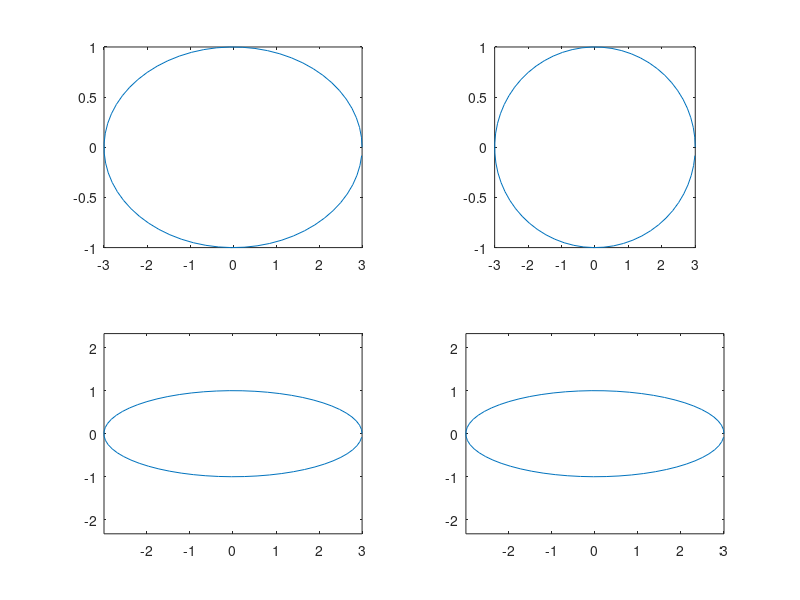

Recreate this plot in MATLAB.
t=0:0.1:2*pi;
x=3*cos(t);
y=sin(t);
subplot(2,2,1);
plot(x,y);
axis normal;
subplot(2,2,2);
plot(x,y);
axis square;
subplot(2,2,3);
plot(x,y);
axis equal;
subplot(2,2,4);
plot(x,y);
axis equal tight;
